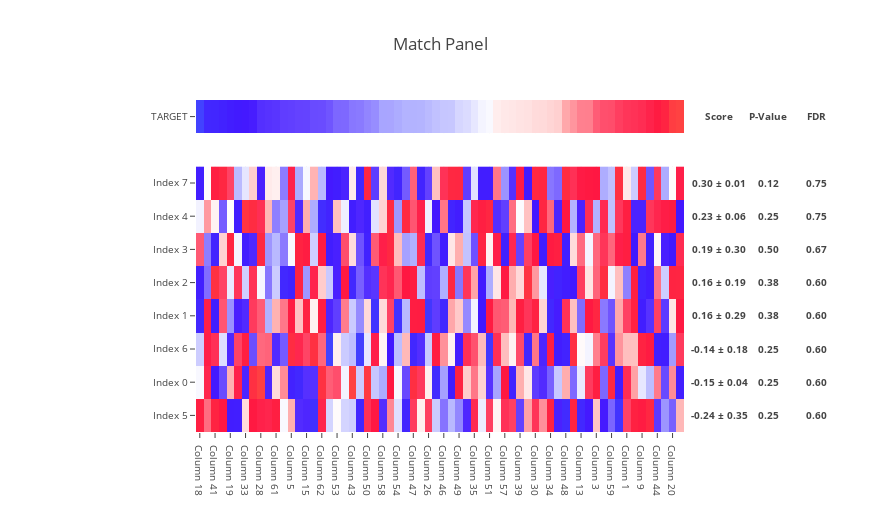

The notebook cell this image was saved under:
### Code cell
n_index = 8

n_column = 64

features = pd.DataFrame(
    np.random.random_sample(size=(
        n_index,
        n_column,
    )),
    index=('Index {}'.format(i) for i in range(n_index)),
    columns=('Column {}'.format(i) for i in range(n_column)),
)

target = pd.Series(
    np.random.normal(
        loc=0,
        scale=1,
        size=n_column,
    ),
    name='TARGET',
    index=features.columns,
)

score_moe_p_value_fdr = make_match_panel(
    target,
    features,
    n_sampling=2,
    n_permutation=1,
)

score_moe_p_value_fdr.sort_values('Score')

### Figure 1 — Plotly figure (JSON) as saved in the notebook; plotly's stock layout.template omitted (floating-point values rounded to 4 significant figures; data arrays with more than 128 entries replaced by an {"elided": "..."} marker saying what was removed)
{"data": [{"colorscale": {"elided": "256x2 mixed values"}, "showscale": false, "text": [["Column 18", "Column 63", "Column 41", "Column 25", "Column 19", "Column 10", "Column 33", "Column 42", "Column 28", "Column 56", "Column 61", "Column 7", "Column 5", "Column 16", "Column 15", "Column 12", "Column 62", "Column 36", "Column 53", "Column 14", "Column 43", "Column 2", "Column 50", "Column 60", "Column 58", "Column 0", "Column 54", "Column 24", "Column 47", "Column 40", "Column 26", "Column 27", "Column 46", "Column 11", "Column 49", "Column 21", "Column 35", "Column 32", "Column 51", "Column 22", "Column 57", "Column 45", "Column 39", "Column 38", "Column 30", "Column 31", "Column 34", "Column 52", "Column 48", "Column 37", "Column 13", "Column 6", "Column 3", "Column 8", "Column 59", "Column 55", "Column 1", "Column 23", "Column 9", "Column 29", "Column 44", "Column 4", "Column 20", "Column 17"]], "type": "heatmap", "uid": "07cc9bdd-cd62-46e2-a10c-5114a574f01e", "x": ["Column 18", "Column 63", "Column 41", "Column 25", "Column 19", "Column 10", "Column 33", "Column 42", "Column 28", "Column 56", "Column 61", "Column 7", "Column 5", "Column 16", "Column 15", "Column 12", "Column 62", "Column 36", "Column 53", "Column 14", "Column 43", "Column 2", "Column 50", "Column 60", "Column 58", "Column 0", "Column 54", "Column 24", "Column 47", "Column 40", "Column 26", "Column 27", "Column 46", "Column 11", "Column 49", "Column 21", "Column 35", "Column 32", "Column 51", "Column 22", "Column 57", "Column 45", "Column 39", "Column 38", "Column 30", "Column 31", "Column 34", "Column 52", "Column 48", "Column 37", "Column 13", "Column 6", "Column 3", "Column 8", "Column 59", "Column 55", "Column 1", "Column 23", "Column 9", "Column 29", "Column 44", "Column 4", "Column 20", "Column 17"], "y": ["TARGET"], "yaxis": "y2", "z": [[-2.182, -1.662, -1.643, -1.523, -1.382, -1.311, -1.206, -1.168, -0.9731, -0.9362, -0.9074, -0.8112, -0.7956, -0.7564, -0.7529, -0.7203, -0.7132, -0.6766, -0.5959, -0.5931, -0.5286, -0.5147, -0.4664, -0.434, -0.3267, -0.3261, -0.2984, -0.264, -0.2616, -0.2551, -0.2185, -0.1758, -0.1491, -0.1455, -0.05025, -0.01633, 0.05048, 0.1314, 0.1612, 0.3046, 0.3381, 0.3459, 0.3688, 0.3757, 0.4073, 0.4188, 0.4489, 0.4805, 0.705, 0.7863, 0.8792, 0.8821, 1.034, 1.089, 1.099, 1.196, 1.293, 1.328, 1.379, 1.495, 1.725, 1.961, 2.483, 2.574]], "zmax": 2.574, "zmin": -2.182}, {"colorscale": {"elided": "256x2 mixed values"}, "showscale": false, "type": "heatmap", "uid": "ad5f604b-73e2-45e5-9c72-6d184e0ba404", "x": ["Column 18", "Column 63", "Column 41", "Column 25", "Column 19", "Column 10", "Column 33", "Column 42", "Column 28", "Column 56", "Column 61", "Column 7", "Column 5", "Column 16", "Column 15", "Column 12", "Column 62", "Column 36", "Column 53", "Column 14", "Column 43", "Column 2", "Column 50", "Column 60", "Column 58", "Column 0", "Column 54", "Column 24", "Column 47", "Column 40", "Column 26", "Column 27", "Column 46", "Column 11", "Column 49", "Column 21", "Column 35", "Column 32", "Column 51", "Column 22", "Column 57", "Column 45", "Column 39", "Column 38", "Column 30", "Column 31", "Column 34", "Column 52", "Column 48", "Column 37", "Column 13", "Column 6", "Column 3", "Column 8", "Column 59", "Column 55", "Column 1", "Column 23", "Column 9", "Column 29", "Column 44", "Column 4", "Column 20", "Column 17"], "y": ["Index 5", "Index 0", "Index 6", "Index 1", "Index 2", "Index 3", "Index 4", "Index 7"], "yaxis": "y", "z": {"elided": "8x64 float values"}, "zmax": 1.933, "zmin": -2.044}], "layout": {"annotations": [{"font": {"size": 9.6}, "showarrow": false, "text": "<b>Score</b>", "width": 64, "x": 1.002, "xanchor": "left", "xref": "paper", "y": 0.95, "yanchor": "middle", "yref": "paper"}, {"font": {"size": 9.6}, "showarrow": false, "text": "<b>0.30 ± 0.01</b>", "width": 64, "x": 1.002, "xanchor": "left", "xref": "paper", "y": 0.75, "yanchor": "middle", "yref": "paper"}, {"font": {"size": 9.6}, "showarrow": false, "text": "<b>0.23 ± 0.06</b>", "width": 64, "x": 1.002, "xanchor": "left", "xref": "paper", "y": 0.65, "yanchor": "middle", "yref": "paper"}, {"font": {"size": 9.6}, "showarrow": false, "text": "<b>0.19 ± 0.30</b>", "width": 64, "x": 1.002, "xanchor": "left", "xref": "paper", "y": 0.55, "yanchor": "middle", "yref": "paper"}, {"font": {"size": 9.6}, "showarrow": false, "text": "<b>0.16 ± 0.19</b>", "width": 64, "x": 1.002, "xanchor": "left", "xref": "paper", "y": 0.45, "yanchor": "middle", "yref": "paper"}, {"font": {"size": 9.6}, "showarrow": false, "text": "<b>0.16 ± 0.29</b>", "width": 64, "x": 1.002, "xanchor": "left", "xref": "paper", "y": 0.35, "yanchor": "middle", "yref": "paper"}, {"font": {"size": 9.6}, "showarrow": false, "text": "<b>-0.14 ± 0.18</b>", "width": 64, "x": 1.002, "xanchor": "left", "xref": "paper", "y": 0.25, "yanchor": "middle", "yref": "paper"}, {"font": {"size": 9.6}, "showarrow": false, "text": "<b>-0.15 ± 0.04</b>", "width": 64, "x": 1.002, "xanchor": "left", "xref": "paper", "y": 0.15, "yanchor": "middle", "yref": "paper"}, {"font": {"size": 9.6}, "showarrow": false, "text": "<b>-0.24 ± 0.35</b>", "width": 64, "x": 1.002, "xanchor": "left", "xref": "paper", "y": 0.05, "yanchor": "middle", "yref": "paper"}, {"font": {"size": 9.6}, "showarrow": false, "text": "<b>P-Value</b>", "width": 64, "x": 1.102, "xanchor": "left", "xref": "paper", "y": 0.95, "yanchor": "middle", "yref": "paper"}, {"font": {"size": 9.6}, "showarrow": false, "text": "<b>0.12</b>", "width": 64, "x": 1.102, "xanchor": "left", "xref": "paper", "y": 0.75, "yanchor": "middle", "yref": "paper"}, {"font": {"size": 9.6}, "showarrow": false, "text": "<b>0.25</b>", "width": 64, "x": 1.102, "xanchor": "left", "xref": "paper", "y": 0.65, "yanchor": "middle", "yref": "paper"}, {"font": {"size": 9.6}, "showarrow": false, "text": "<b>0.50</b>", "width": 64, "x": 1.102, "xanchor": "left", "xref": "paper", "y": 0.55, "yanchor": "middle", "yref": "paper"}, {"font": {"size": 9.6}, "showarrow": false, "text": "<b>0.38</b>", "width": 64, "x": 1.102, "xanchor": "left", "xref": "paper", "y": 0.45, "yanchor": "middle", "yref": "paper"}, {"font": {"size": 9.6}, "showarrow": false, "text": "<b>0.38</b>", "width": 64, "x": 1.102, "xanchor": "left", "xref": "paper", "y": 0.35, "yanchor": "middle", "yref": "paper"}, {"font": {"size": 9.6}, "showarrow": false, "text": "<b>0.25</b>", "width": 64, "x": 1.102, "xanchor": "left", "xref": "paper", "y": 0.25, "yanchor": "middle", "yref": "paper"}, {"font": {"size": 9.6}, "showarrow": false, "text": "<b>0.25</b>", "width": 64, "x": 1.102, "xanchor": "left", "xref": "paper", "y": 0.15, "yanchor": "middle", "yref": "paper"}, {"font": {"size": 9.6}, "showarrow": false, "text": "<b>0.25</b>", "width": 64, "x": 1.102, "xanchor": "left", "xref": "paper", "y": 0.05, "yanchor": "middle", "yref": "paper"}, {"font": {"size": 9.6}, "showarrow": false, "text": "<b>FDR</b>", "width": 64, "x": 1.202, "xanchor": "left", "xref": "paper", "y": 0.95, "yanchor": "middle", "yref": "paper"}, {"font": {"size": 9.6}, "showarrow": false, "text": "<b>0.75</b>", "width": 64, "x": 1.202, "xanchor": "left", "xref": "paper", "y": 0.75, "yanchor": "middle", "yref": "paper"}, {"font": {"size": 9.6}, "showarrow": false, "text": "<b>0.75</b>", "width": 64, "x": 1.202, "xanchor": "left", "xref": "paper", "y": 0.65, "yanchor": "middle", "yref": "paper"}, {"font": {"size": 9.6}, "showarrow": false, "text": "<b>0.67</b>", "width": 64, "x": 1.202, "xanchor": "left", "xref": "paper", "y": 0.55, "yanchor": "middle", "yref": "paper"}, {"font": {"size": 9.6}, "showarrow": false, "text": "<b>0.60</b>", "width": 64, "x": 1.202, "xanchor": "left", "xref": "paper", "y": 0.45, "yanchor": "middle", "yref": "paper"}, {"font": {"size": 9.6}, "showarrow": false, "text": "<b>0.60</b>", "width": 64, "x": 1.202, "xanchor": "left", "xref": "paper", "y": 0.35, "yanchor": "middle", "yref": "paper"}, {"font": {"size": 9.6}, "showarrow": false, "text": "<b>0.60</b>", "width": 64, "x": 1.202, "xanchor": "left", "xref": "paper", "y": 0.25, "yanchor": "middle", "yref": "paper"}, {"font": {"size": 9.6}, "showarrow": false, "text": "<b>0.60</b>", "width": 64, "x": 1.202, "xanchor": "left", "xref": "paper", "y": 0.15, "yanchor": "middle", "yref": "paper"}, {"font": {"size": 9.6}, "showarrow": false, "text": "<b>0.60</b>", "width": 64, "x": 1.202, "xanchor": "left", "xref": "paper", "y": 0.05, "yanchor": "middle", "yref": "paper"}], "height": 512, "margin": {"l": 196, "r": 196}, "title": "Match Panel", "width": 880, "xaxis": {"anchor": "y", "tickfont": {"size": 9.6}}, "yaxis": {"domain": [0, 0.8], "dtick": 1, "tickfont": {"size": 9.6}}, "yaxis2": {"domain": [0.9, 1], "tickfont": {"size": 9.6}}}}
